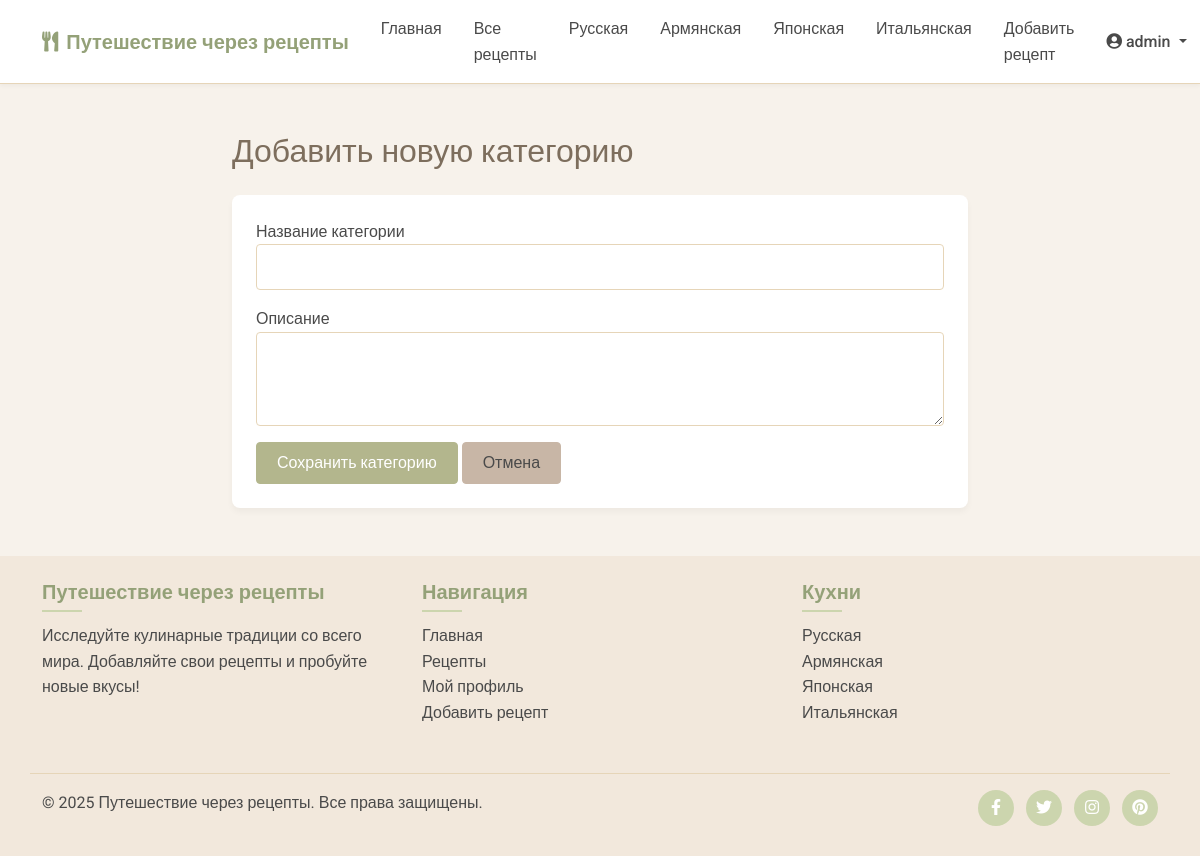
The page /admin/add_category (signed in) on the database its author committed.
### models.py (models this page shows, shortened)
class Cuisine(db.Model):
    id = db.Column(db.Integer, primary_key=True)
    name = db.Column(db.String(64), unique=True, nullable=False)
    description = db.Column(db.Text)
    recipes = db.relationship('Recipe', backref='cuisine', lazy='dynamic')

class User(UserMixin, db.Model):
    id = db.Column(db.Integer, primary_key=True)
    username = db.Column(db.String(64), unique=True, nullable=False)
    email = db.Column(db.String(120), unique=True, nullable=False)
    password_hash = db.Column(db.String(256), nullable=False)
    is_admin = db.Column(db.Boolean, default=False)
    date_joined = db.Column(db.DateTime, default=datetime.utcnow)
    avatar = db.Column(db.String(256), default='default_avatar.png')  # URL или путь к аватарке пользователя
    bio = db.Column(db.Text, nullable=True)  # Биография пользователя
    recipes = db.relationship('Recipe', backref='author', lazy='dynamic', cascade='all, delete-orphan')
    favorites = db.relationship('Favorite', backref='user', lazy='dynamic', cascade='all, delete-orphan')
    comments = db.relationship('Comment', backref='author', lazy='dynamic', cascade='all, delete-orphan')
    ratings = db.relationship('Rating', backref='user', lazy='dynamic', cascade='all, delete-orphan')

### routes.py (the view, shortened to what this page needs)
@app.route('/admin/add_category', methods=['GET', 'POST'])
@login_required
def add_category():
    if not current_user.is_admin:
        abort(403)
    form = CategoryForm()
    return render_template('add_category.html', form=form, title='Добавить новую категорию')

### forms.py
class CategoryForm(FlaskForm):
    name = StringField('Название категории', validators=[DataRequired(), Length(max=64)])
    description = TextAreaField('Описание', validators=[Optional()])
    submit = SubmitField('Сохранить категорию')

### app.py (called while the page is built)
@login_manager.user_loader
def load_user(user_id):
    from models import User
    return User.query.get(int(user_id))

### routes.py (called while the page is built)
@app.before_request
def load_global_data():
    g.all_cuisines = Cuisine.query.all()

### templates/add_category.html (shortened to what this page needs)
{% extends 'base.html' %}
{% block content %}
<div class="container mt-5">
    <div class="row">
        <div class="col-md-8 offset-md-2">
            <h2 class="mb-4">{{ title }}</h2>
            <div class="card">
                <div class="card-body">
                    <form method="POST">
                        <div class="form-group mb-3">
                            <label for="name">{{ form.name.label }}</label>
                            {{ form.name(class="form-control") }}
                        </div>
                        <div class="form-group mb-3">
                            <label for="description">{{ form.description.label }}</label>
                            {{ form.description(class="form-control", rows=3) }}
                        </div>
                        <div class="form-group">
                            {{ form.submit(class="btn btn-primary") }}
                            <a href="{{ url_for('admin_dashboard') }}" class="btn btn-secondary">Отмена</a>
                        </div>
                    </form>
                </div>
            </div>
        </div>
    </div>
</div>
{% endblock %}

### templates/base.html (shortened to what this page needs)
<!DOCTYPE html>
<html lang="ru">
<head>
    <link href="https://cdn.jsdelivr.net/npm/bootstrap@5.1.3/dist/css/bootstrap.min.css" rel="stylesheet">
    <link rel="stylesheet" href="https://cdnjs.cloudflare.com/ajax/libs/font-awesome/5.15.4/css/all.min.css">
    <link rel="stylesheet" href="{{ url_for('static', filename='css/main.css') }}">
</head>
<body>
    <nav class="navbar navbar-expand-lg navbar-light sticky-top">
        <div class="container">
            <a class="navbar-brand" href="{{ url_for('index') }}">
                <i class="fas fa-utensils me-2"></i>Путешествие через рецепты
            </a>
            <div class="collapse navbar-collapse" id="navbarNav">
                <ul class="navbar-nav me-auto">
                    <li class="nav-item">
                        <a class="nav-link {% if request.path == url_for('index') %}active{% endif %}" href="{{ url_for('index') }}">Главная</a>
                    </li>
                    <li class="nav-item">
                        <a class="nav-link {% if request.path == url_for('recipes') %}active{% endif %}" href="{{ url_for('recipes') }}">Все рецепты</a>
                    </li>
                    {% for cuisine in g.all_cuisines %}
                    <li class="nav-item">
                        <a class="nav-link {% if request.path == url_for('cuisine_recipes', cuisine_id=cuisine.id) %}active{% endif %}" href="{{ url_for('cuisine_recipes', cuisine_id=cuisine.id) }}">{{ cuisine.name }}</a>
                    </li>
                    {% endfor %}
                    {% if current_user.is_authenticated %}
                        <li class="nav-item">
                            <a class="nav-link {% if request.path == url_for('add_recipe') %}active{% endif %}" href="{{ url_for('add_recipe') }}">Добавить рецепт</a>
                        </li>
                    {% endif %}
                </ul>
                <div class="navbar-nav">
                    {% if current_user.is_authenticated %}
                        <div class="nav-item dropdown">
                            <a class="nav-link dropdown-toggle" href="#" id="userDropdown" role="button" data-bs-toggle="dropdown" aria-expanded="false">
                                <i class="fas fa-user-circle me-1"></i>{{ current_user.username }}
                            </a>
                        </div>
                    {% else %}
                        <a class="nav-link" href="{{ url_for('login') }}">Вход</a>
                        <a class="nav-link" href="{{ url_for('register') }}">Регистрация</a>
                    {% endif %}
                </div>
            </div>
        </div>
    </nav>
    {% block content %}{% endblock %}
    <footer class="footer py-4 mt-5">
        <div class="container">
            <div class="row">
                <div class="col-md-4 mb-3">
                    <h5>Путешествие через рецепты</h5>
                    <p>Исследуйте кулинарные традиции со всего мира. Добавляйте свои рецепты и пробуйте новые вкусы!</p>
                </div>
                <div class="col-md-4 mb-3">
                    <h5>Навигация</h5>
                    <ul class="list-unstyled">
                        <li><a href="{{ url_for('index') }}">Главная</a></li>
                        <li><a href="{{ url_for('recipes') }}">Рецепты</a></li>
                        {% if current_user.is_authenticated %}
                            <li><a href="{{ url_for('profile') }}">Мой профиль</a></li>
                            <li><a href="{{ url_for('add_recipe') }}">Добавить рецепт</a></li>
                        {% else %}
                            <li><a href="{{ url_for('login') }}">Вход</a></li>
                            <li><a href="{{ url_for('register') }}">Регистрация</a></li>
                        {% endif %}
                    </ul>
                </div>
                <div class="col-md-4">
                    <h5>Кухни</h5>
                    <ul class="list-unstyled">
                        {% for cuisine in g.all_cuisines %}
                            <li><a href="{{ url_for('cuisine_recipes', cuisine_id=cuisine.id) }}">{{ cuisine.name }}</a></li>
                        {% endfor %}
                    </ul>
                </div>
            </div>
            <div class="row border-top pt-3 mt-3">
                <div class="col-md-6">
                    <p>&copy; 2025 Путешествие через рецепты. Все права защищены.</p>
                </div>
                <div class="col-md-6 text-md-end">
                    <ul class="list-inline mb-0">
                        <li class="list-inline-item"><a href="#"><i class="fab fa-facebook-f"></i></a></li>
                        <li class="list-inline-item"><a href="#"><i class="fab fa-twitter"></i></a></li>
                        <li class="list-inline-item"><a href="#"><i class="fab fa-instagram"></i></a></li>
                        <li class="list-inline-item"><a href="#"><i class="fab fa-pinterest"></i></a></li>
                    </ul>
                </div>
            </div>
        </div>
    </footer>
</body>
</html>

### static/css/main.css (style rules this page uses)
:root { --beige: #F2E8DC; --light-beige: #F7F2EB; --dark-beige: #E6D5B8; --olive: #B3B68D; --light-olive: #CCD5AE; --dark-olive: #94A178; --brown: #A98467; --light-brown: #C8B6A6; --dark-brown: #7D6E5D; --accent: #E9B384; --text-dark: #4A4A4A; --text-light: #777777; --white: #FFFFFF; --error: #D57E7E; --success: #A8CD9F; }
body { font-family: 'Roboto', sans-serif; background-color: var(--light-beige); color: var(--text-dark); line-height: 1.6; }
h1, h2, h3, h4, h5, h6 { color: var(--dark-brown); font-weight: 500; }
a { color: var(--olive); text-decoration: none; transition: color 0.3s ease; }
.navbar { background-color: var(--white); border-bottom: 1px solid var(--dark-beige); box-shadow: 0 2px 4px rgba(0, 0, 0, 0.04); }
.navbar-brand { font-weight: 600; color: var(--dark-olive) !important; }
.nav-link { color: var(--text-dark) !important; font-weight: 500; padding: 0.5rem 1rem !important; position: relative; }
.btn { border-radius: 4px; font-weight: 500; padding: 8px 20px; transition: all 0.3s ease; }
.btn-primary { background-color: var(--olive); border-color: var(--olive); color: var(--white); }
.btn-secondary { background-color: var(--light-brown); border-color: var(--light-brown); color: var(--text-dark); }
.card { border: none; border-radius: 8px; background-color: var(--white); box-shadow: 0 4px 6px rgba(0, 0, 0, 0.04); overflow: hidden; transition: transform 0.3s ease, box-shadow 0.3s ease; }
.card-body { padding: 1.5rem; }
.form-control { border: 1px solid var(--dark-beige); border-radius: 4px; padding: 10px 15px; color: var(--text-dark); }
.footer { background-color: var(--beige); color: var(--text-dark); }
.footer h5 { color: var(--dark-olive); font-weight: 600; margin-bottom: 1.2rem; position: relative; }
.footer h5:after { content: ""; position: absolute; width: 40px; height: 2px; background-color: var(--light-olive); bottom: -8px; left: 0; }
.footer a { color: var(--text-dark); transition: all 0.3s ease; }
.footer .list-inline-item a { display: inline-block; width: 36px; height: 36px; background-color: var(--light-olive); border-radius: 50%; text-align: center; line-height: 36px; color: var(--white); transition: all 0.3s ease; }
.footer .border-top { border-color: var(--dark-beige) !important; }

### rows shown on the page
Cuisine: name "Русская"
Cuisine: name "Армянская"
Cuisine: name "Японская"
Cuisine: name "Итальянская"
User: username "admin"

### other values the page prints
{{ title }} "Добавить новую категорию"
